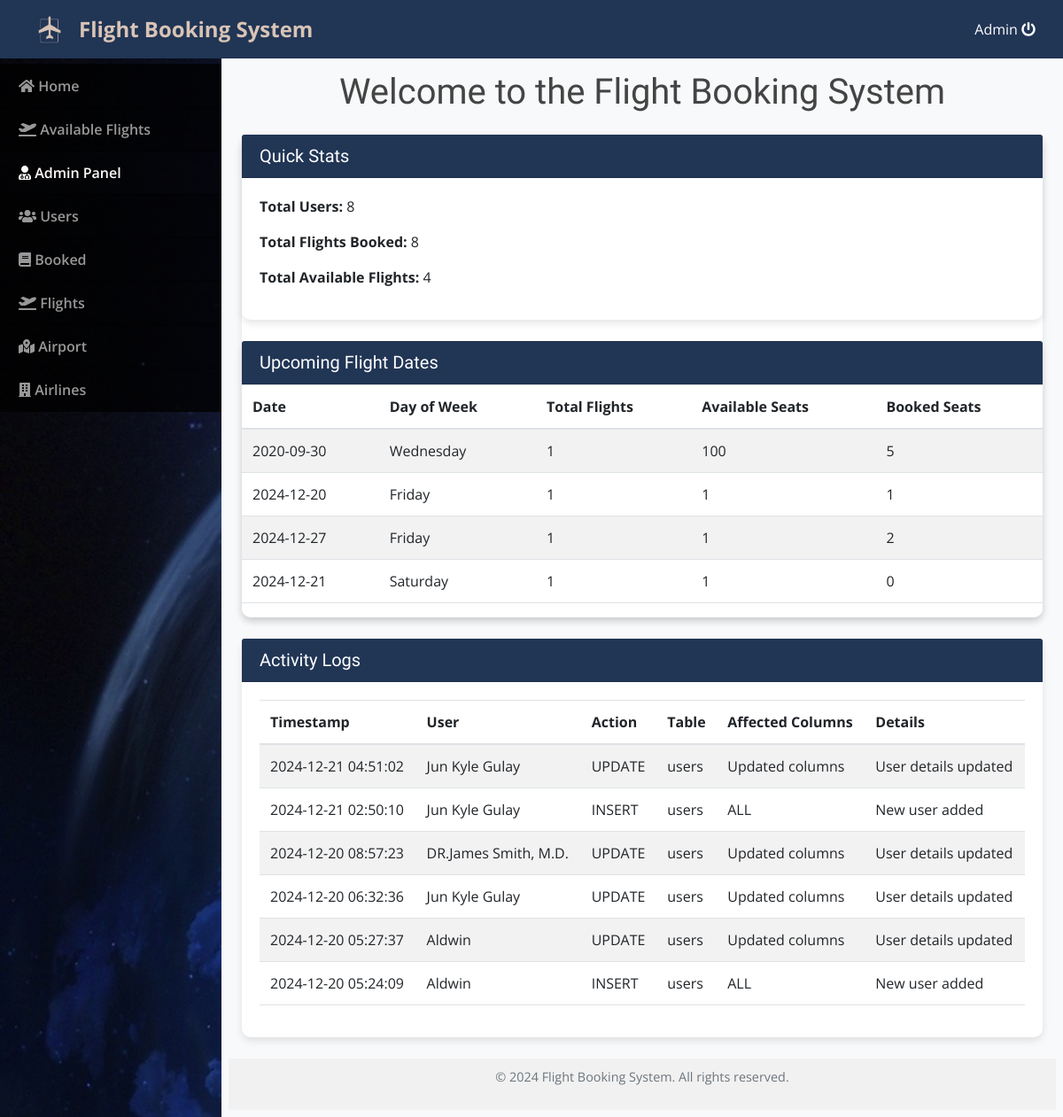
/admin/index.php?page=admin_panel (signed in), run on the app's committed database.
### tables this page shows
CREATE TABLE `logs` (
  `id` bigint(20) NOT NULL,
  `user_id` bigint(20) NOT NULL,
  `action_type` enum('SELECT','INSERT','UPDATE','DELETE') NOT NULL,
  `timestamp` datetime DEFAULT current_timestamp(),
  `table_name` varchar(50) NOT NULL,
  `affected_columns` text DEFAULT NULL,
  `details` text DEFAULT NULL
);

CREATE TABLE `users` (
  `id` bigint(30) NOT NULL,
  `user_id` bigint(30) NOT NULL,
  `name` varchar(200) NOT NULL,
  `address` text NOT NULL,
  `contact` text NOT NULL,
  `username` varchar(100) NOT NULL,
  `password` varchar(200) NOT NULL,
  `type` tinyint(1) NOT NULL DEFAULT 2 COMMENT '1=admin , 2 = staff, 3=customer'
);

### admin/admin_panel.php (the view, shortened to what this page needs)
<?php
include 'db_connect.php';
$user_count_query = "SELECT COUNT(*) AS total_users FROM users";
$user_count_result = $conn->query($user_count_query);
$user_count = $user_count_result->fetch_assoc()['total_users'];
$booked_flights_query = "SELECT COUNT(*) AS total_booked FROM booked_flight";
$booked_flights_result = $conn->query($booked_flights_query);
$booked_flights = $booked_flights_result->fetch_assoc()['total_booked'];
$available_flights_query = "SELECT COUNT(*) AS total_available FROM flight_list WHERE seats > 0";
$available_flights_result = $conn->query($available_flights_query);
$available_flights = $available_flights_result->fetch_assoc()['total_available'];
$flight_dates_query = "SELECT DISTINCT DATE(departure_datetime) AS flight_date FROM flight_list";
$flight_dates_result = $conn->query($flight_dates_query);
$flight_dates = [];
while ($row = $flight_dates_result->fetch_assoc()) {
    $flight_dates[] = $row['flight_date'];
}
$logs_query = "SELECT
                logs.timestamp,
                logs.action_type,
                logs.table_name,
                logs.affected_columns,
                logs.details,
                users.name AS user_name
               FROM logs
               INNER JOIN users ON logs.user_id = users.id
               ORDER BY logs.timestamp DESC";
$logs_result = $conn->query($logs_query);
?>
<body>
    <div class="container-fluid pt-3">
        <h1 class="text-center mb-4">Welcome to the Flight Booking System</h1>
        <div class="row">
            <div class="col-lg-12">
                <div class="card">
                    <div class="card">
                        <div class="card-header">
                            <h5 class="mb-0">Quick Stats</h5>
                        </div>
                        <div class="card-body">
                            <p><strong>Total Users:</strong> <?php echo $user_count; ?></p>
                            <p><strong>Total Flights Booked:</strong> <?php echo $booked_flights; ?></p>
                            <p><strong>Total Available Flights:</strong> <?php echo $available_flights; ?></p>
                        </div>
                    </div>
                    <div class="card mt-4">
                        <div class="card-header text-white" style="background-color: #213555;">
                            <h5 class="mb-0">Upcoming Flight Dates</h5>
                        </div
                            <div class="card-body">
                        <?php if (!empty($flight_dates)): ?>
                            <div class="table-responsive">
                                <table class="table table-striped table-hover">
                                    <thead>
                                        <tr>
                                            <th>Date</th>
                                            <th>Day of Week</th>
                                            <th>Total Flights</th>
                                            <th>Available Seats</th>
                                            <th>Booked Seats</th>
                                        </tr>
                                    </thead>
                                    <tbody>
                                        <?php
                                        foreach ($flight_dates as $date):
                                            $flight_details_query = "
                            SELECT
                                COUNT(*) as total_flights,
                                SUM(seats) as total_seats
                            FROM flight_list
                            WHERE DATE(departure_datetime) = '$date'
                        ";
                                            $flight_details_result = $conn->query($flight_details_query);
                                            $flight_details = $flight_details_result->fetch_assoc();
                                            $booking_count_query = "
                            SELECT SUM(get_booking_count_by_flight(id)) AS total_bookings
                            FROM flight_list
                            WHERE DATE(departure_datetime) = '$date'
                        ";
                                            $booking_count_result = $conn->query($booking_count_query);
                                            $total_bookings = $booking_count_result->fetch_assoc()['total_bookings'] ?? 0;
                                        ?>
                                            <tr>
                                                <td><?php echo htmlspecialchars($date); ?></td>
                                                <td><?php echo date('l', strtotime($date)); ?></td>
                                                <td><?php echo $flight_details['total_flights']; ?></td>
                                                <td><?php echo $flight_details['total_seats']; ?></td>
                                                <td><?php echo $total_bookings; ?></td>
                                            </tr>
                                        <?php endforeach; ?>
                                    </tbody>
                                </table>
                            </div>
                        <?php else: ?>
                            <div class="alert alert-info">
                                No upcoming flights scheduled.
                            </div>
                        <?php endif; ?>
                    </div>
                </div>
                <div class="card mt-4">
                    <div class="card-header text-white" style="background-color: #213555;">
                        <h5 class="mb-0">Activity Logs</h5>
                    </div>
                    <div class="card-body">
                        <?php if ($logs_result->num_rows > 0): ?>
                            <div class="table-responsive">
                                <table class="table table-striped table-hover">
                                    <thead>
                                        <tr>
                                            <th>Timestamp</th>
                                            <th>User</th>
                                            <th>Action</th>
                                            <th>Table</th>
                                            <th>Affected Columns</th>
                                            <th>Details</th>
                                        </tr>
                                    </thead>
                                    <tbody>
                                        <?php while ($log = $logs_result->fetch_assoc()): ?>
                                            <tr>
                                                <td><?php echo htmlspecialchars($log['timestamp']); ?></td>
                                                <td><?php echo htmlspecialchars($log['user_name']); ?></td>
                                                <td><?php echo htmlspecialchars($log['action_type']); ?></td>
                                                <td><?php echo htmlspecialchars($log['table_name']); ?></td>
                                                <td><?php echo htmlspecialchars($log['affected_columns']); ?></td>
                                                <td><?php echo htmlspecialchars($log['details']); ?></td>
                                            </tr>
                                        <?php endwhile; ?>
                                    </tbody>
                                </table>
                            </div>
                        <?php else: ?>
                            <div class="alert alert-info">
                                No activity logs found.
                            </div>
                        <?php endif; ?>
                    </div>
                </div>
            </div>
        </div>
    </div>
    <div class="footer mt-4">
        <p class="text-center text-muted">&copy; 2024 Flight Booking System. All rights reserved.</p>
    </div>
</body>

### admin/assets/css/style.css (style rules this page uses)
body { font-family: "Open Sans", sans-serif; color: #444444; width: 100%; height: calc(100%); }
h1, h2, h3, h4, h5, h6 { font-family: "Raleway", sans-serif; }

### admin/index.php (style rules this page uses)
body { background: #80808045; }

### admin/admin_panel.php (style rules this page uses)
body { background-color: #f8f9fa; margin: 0; }
.card { border: none; border-radius: 10px; box-shadow: 0 4px 8px rgba(0, 0, 0, 0.1); }
.card-header { background-color: #213555; color: white; border-top-left-radius: 10px; border-top-right-radius: 10px; }
.footer { margin-top: 20px; text-align: center; font-size: 0.9rem; color: #6c757d; padding: 10px 0; background-color: #f1f1f1; position: relative; bottom: 0; width: 100%; }
table thead { background-color: #213555; color: white; }

### data on the page
logs: timestamp "2024-12-21 04:51:02", user.name "Jun Kyle Gulay", action_type "UPDATE", table_name "users", affected_columns "Updated columns", details "User details updated"
logs: timestamp "2024-12-21 02:50:10", user.name "Jun Kyle Gulay", action_type "INSERT", table_name "users", affected_columns "ALL", details "New user added"
logs: timestamp "2024-12-20 08:57:23", user.name "DR.James Smith, M.D.", action_type "UPDATE", table_name "users", affected_columns "Updated columns", details "User details updated"
logs: timestamp "2024-12-20 06:32:36", user.name "Jun Kyle Gulay", action_type "UPDATE", table_name "users", affected_columns "Updated columns", details "User details updated"
logs: timestamp "2024-12-20 05:27:37", user.name "Aldwin", action_type "UPDATE", table_name "users", affected_columns "Updated columns", details "User details updated"
logs: timestamp "2024-12-20 05:24:09", user.name "Aldwin", action_type "INSERT", table_name "users", affected_columns "ALL", details "New user added"

### other printed values
$_SESSION['login_name'] "Admin"
$user_count "8"
$booked_flights "8"
$available_flights "4"
$date "2020-09-30"
date('l', strtotime($date)) "Wednesday"
$flight_details['total_flights'] "1"
$flight_details['total_seats'] "100"
$total_bookings "5"
$date "2024-12-20"
date('l', strtotime($date)) "Friday"
$flight_details['total_seats'] "1"
$total_bookings "1"
$date "2024-12-27"
$total_bookings "2"
